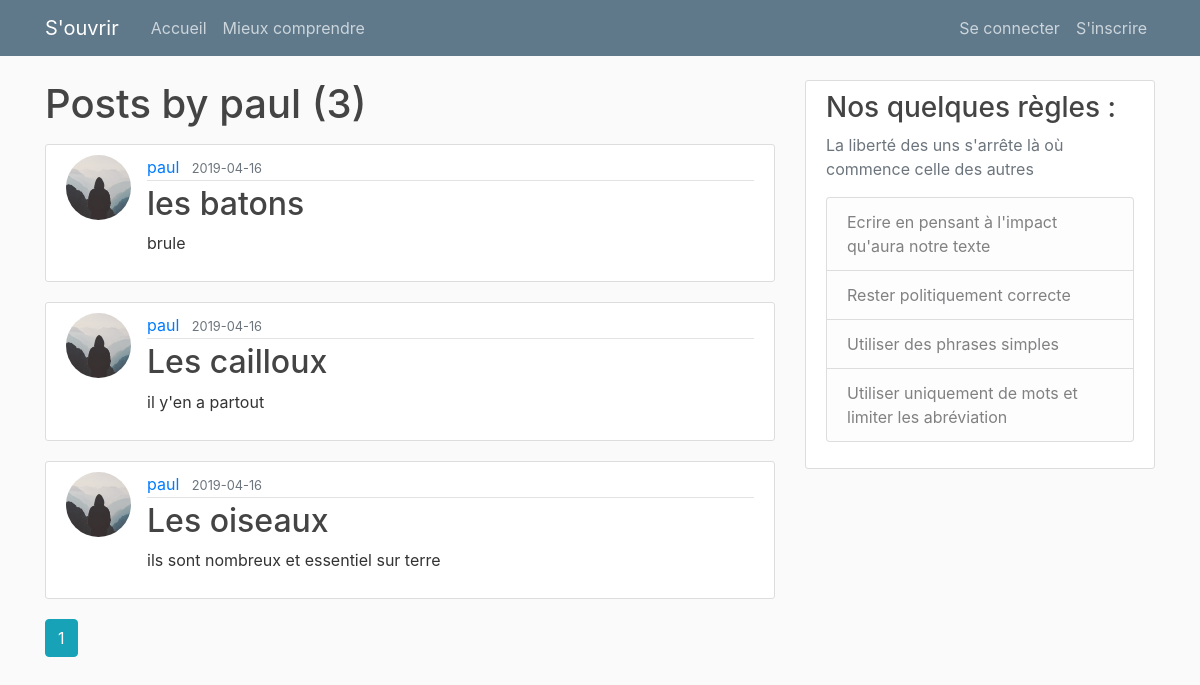
The page /user/paul on the database its author committed.
### flaskblog/models.py (models this page shows, shortened)
class User(db.Model, UserMixin):
    id = db.Column(db.Integer, primary_key=True)
    username = db.Column(db.String(20), unique=True, nullable=False)
    email = db.Column(db.String(120), unique=True, nullable=False)
    image_file = db.Column(db.String(20), nullable=False, default='default.jpg')
    password = db.Column(db.String(60), nullable=False)
    posts = db.relationship('Post', backref='author', lazy=True)

class Post(db.Model):
    id = db.Column(db.Integer, primary_key=True)
    title = db.Column(db.String(100), nullable=False)
    date_posted = db.Column(db.DateTime, nullable=False, default=datetime.utcnow)
    content = db.Column(db.Text, nullable=False)
    user_id = db.Column(db.Integer, db.ForeignKey('user.id'), nullable=False)

### flaskblog/routes.py (the view)
@app.route("/user/<string:username>")
def user_posts(username):
    page = request.args.get('page', 1, type=int)
    user = User.query.filter_by(username=username).first_or_404()
    posts = Post.query.filter_by(author=user)\
        .order_by(Post.date_posted.desc())\
        .paginate(page=page, per_page=5)
    return render_template('user_posts.html', posts=posts, user=user)

### flaskblog/templates/user_posts.html
{% extends "layout.html" %}
{% block content %}
    <h1 class="mb-3">Posts by {{ user.username }} ({{ posts.total }})</h1>
    {% for post in posts.items %}
        <article class="media content-section">
          <img class="rounded-circle article-img" src="{{ url_for('static', filename='profile_pics/' + post.author.image_file) }}">
          <div class="media-body">
            <div class="article-metadata">
              <a class="mr-2" href="{{ url_for('user_posts', username=post.author.username) }}">{{ post.author.username }}</a>
              <small class="text-muted">{{ post.date_posted.strftime('%Y-%m-%d') }}</small>
            </div>
            <h2><a class="article-title" href="{{ url_for('post', post_id=post.id) }}">{{ post.title }}</a></h2>
            <p class="article-content">{{ post.content }}</p>
          </div>
        </article>
    {% endfor %}
    {% for page_num in posts.iter_pages(left_edge=1, right_edge=1, left_current=1, right_current=2) %}
      {% if page_num %}
        {% if posts.page == page_num %}
          <a class="btn btn-info mb-4" href="{{ url_for('user_posts', username=user.username, page=page_num) }}">{{ page_num }}</a>
        {% else %}
          <a class="btn btn-outline-info mb-4" href="{{ url_for('user_posts', username=user.username, page=page_num) }}">{{ page_num }}</a>
        {% endif %}
      {% else %}
        ...
      {% endif %}
    {% endfor %}
{% endblock content %}

### flaskblog/templates/layout.html (shortened to what this page needs)
<!DOCTYPE html>
<html>
<head>
    <link rel="stylesheet" href="https://maxcdn.bootstrapcdn.com/bootstrap/4.0.0/css/bootstrap.min.css">
    <link rel="stylesheet" type="text/css" href="{{ url_for('static', filename='main.css') }}">
</head>
<body>
    <header class="site-header">
      <nav class="navbar navbar-expand-md navbar-dark bg-steel fixed-top">
        <div class="container">
          <a class="navbar-brand mr-4" href="/">S'ouvrir</a>
          <div class="collapse navbar-collapse" id="navbarToggle">
            <div class="navbar-nav mr-auto">
              <a class="nav-item nav-link" href="{{ url_for('home') }}">Accueil</a>
              <a class="nav-item nav-link" href="{{ url_for('about') }}">Mieux comprendre</a>
            </div>
            <div class="navbar-nav">
              {% if current_user.is_authenticated %}
                <a class="nav-item nav-link" href="{{ url_for('new_post') }}">Nouvelle publication</a>
                <a class="nav-item nav-link" href="{{ url_for('account') }}">Compte</a>
                <a class="nav-item nav-link" href="{{ url_for('logout') }}">Se déconnecter</a>
              {% else %}
                <a class="nav-item nav-link" href="{{ url_for('login') }}">Se connecter</a>
                <a class="nav-item nav-link" href="{{ url_for('register') }}">S'inscrire</a>
              {% endif %}
            </div>
          </div>
        </div>
      </nav>
    </header>
    <main role="main" class="container">
      <div class="row">
        <div class="col-md-8">
          {% block content %}{% endblock %}
        </div>
        <div class="col-md-4">
          <div class="content-section">
            <h3>Nos quelques règles :</h3>
            <p class='text-muted'>La liberté des uns s'arrête là où commence celle des autres
              <ul class="list-group">
                <li class="list-group-item list-group-item-light">Ecrire en pensant à l'impact qu'aura notre texte</li>
                <li class="list-group-item list-group-item-light">Rester politiquement correcte</li>
                <li class="list-group-item list-group-item-light">Utiliser des phrases simples</li>
                <li class="list-group-item list-group-item-light">Utiliser uniquement de mots et limiter les abréviation</li>
              </ul>
            </p>
          </div>
        </div>
      </div>
    </main>
</body>
</html>

### flaskblog/static/main.css (style rules this page uses)
body { background: #fafafa; color: #333333; margin-top: 5rem; }
h1, h2, h3, h4, h5, h6 { color: #444444; }
.bg-steel { background-color: #5f788a; }
.site-header .navbar-nav .nav-link { color: #cbd5db; }
.content-section { background: #ffffff; padding: 10px 20px; border: 1px solid #dddddd; border-radius: 3px; margin-bottom: 20px; }
.article-title { color: #444444; }
.article-content { white-space: pre-line; }
.article-img { height: 65px; width: 65px; margin-right: 16px; }
.article-metadata { padding-bottom: 1px; margin-bottom: 4px; border-bottom: 1px solid #e3e3e3 }

### rows shown on the page
User: username "paul"
Post: image_file (placeholder picture), author.username "paul", date_posted "2019-04-16", title "les batons", content "brule"
Post: image_file (placeholder picture), author.username "paul", date_posted "2019-04-16", title "Les cailloux", content "il y'en a partout"
Post: image_file (placeholder picture), author.username "paul", date_posted "2019-04-16", title "Les oiseaux", content "ils sont nombreux et essentiel sur terre"

### other values the page prints
{{ posts.total }} "3"
{{ page_num }} "1"
